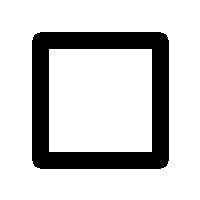
#> input picture Boundary-Detection-Chain-Code/images/sample_square.png, 200 x 200 px
$ python main.py
#> lines starting #> are read from the running program, lines starting #| are printed output that depends on the picture; after the words box and inside, x2 and y2 are one past the last pixel; in counts of white or black regions, pixels touching at a corner belong together
### Boundary-Detection-Chain-Code/preprocessing.py
"""Image preprocessing utilities for the boundary-detection project."""

from __future__ import annotations

from pathlib import Path
from typing import Optional, Union

import cv2
import numpy as np


ImageLike = Union[np.ndarray, bytes]


# [17 lines left out: function load_image, not called in this run]


def to_grayscale(image: np.ndarray) -> np.ndarray:
    """Convert a BGR color image to grayscale using OpenCV."""
    if image.ndim != 3:
        raise ValueError("The input image must be a color image.")
    return cv2.cvtColor(image, cv2.COLOR_BGR2GRAY)


def threshold_image(gray_image: np.ndarray, threshold_value: int = 127) -> np.ndarray:
    """Convert the grayscale image to a binary image where the object is the foreground (255)."""
    if not isinstance(threshold_value, int):
        raise ValueError("Threshold must be a valid integer value.")

    if threshold_value < 0 or threshold_value > 255:
        raise ValueError("Threshold must be in the range 0 to 255.")

    # In this project, we assume the object is darker than the background by default.
    # This is the standard setup for many academic examples such as black shapes on white paper.
    binary = np.zeros_like(gray_image, dtype=np.uint8)
    binary[gray_image < threshold_value] = 255
    return binary


def preprocess_image(
    image: np.ndarray,
    threshold_value: int | None = None,
    apply_blur: bool = True,
    blur_kernel: tuple[int, int] = (5, 5),
) -> dict[str, np.ndarray]:
    """Return grayscale, denoised, and morphologically cleaned foreground images."""
    gray = to_grayscale(image)
    processed_gray = gray

    if apply_blur:
        kernel = tuple(value if value % 2 else value + 1 for value in blur_kernel)
        processed_gray = cv2.GaussianBlur(gray, kernel, 0)

    if threshold_value is None:
        otsu_value, _ = cv2.threshold(
            processed_gray, 0, 255, cv2.THRESH_BINARY | cv2.THRESH_OTSU
        )
        border = np.concatenate(
            (processed_gray[0, :], processed_gray[-1, :], processed_gray[:, 0], processed_gray[:, -1])
        )
        invert = float(np.median(border)) > otsu_value
        mode = cv2.THRESH_BINARY_INV if invert else cv2.THRESH_BINARY
        _, binary = cv2.threshold(
            processed_gray, 0, 255, mode | cv2.THRESH_OTSU
        )
    else:
        binary = threshold_image(processed_gray, threshold_value)

    if min(binary.shape) >= 3:
        kernel = cv2.getStructuringElement(cv2.MORPH_ELLIPSE, (3, 3))
        binary = cv2.morphologyEx(binary, cv2.MORPH_OPEN, kernel)
        binary = cv2.morphologyEx(binary, cv2.MORPH_CLOSE, kernel)

    return {
        "original": image,
        "grayscale": gray,
        "blurred": processed_gray,
        "binary": binary,
    }


def invert_binary(binary: np.ndarray) -> np.ndarray:
    """Invert a binary image so that the object pixels are white."""
    return cv2.bitwise_not(binary)

### Boundary-Detection-Chain-Code/boundary_detection.py
"""OpenCV-based contour detection and object selection for boundary analysis."""

from __future__ import annotations

from typing import Any

import cv2
import numpy as np


def find_external_contours(binary_image: np.ndarray) -> list[np.ndarray]:
    """Find meaningful external contours, ordered from largest to smallest."""
    image = binary_image.copy()
    if image.dtype != np.uint8:
        image = image.astype(np.uint8)

    contours, _ = cv2.findContours(image, cv2.RETR_EXTERNAL, cv2.CHAIN_APPROX_NONE)
    minimum_area = max(16.0, image.shape[0] * image.shape[1] * 0.0001)
    meaningful = [contour for contour in contours if cv2.contourArea(contour) >= minimum_area]
    return sorted(meaningful, key=cv2.contourArea, reverse=True)


def select_contour(contours: list[np.ndarray], object_index: int | None = None) -> tuple[np.ndarray, int]:
    """Return the largest contour by default, or the chosen contour index."""
    if not contours:
        raise ValueError("No object boundary was detected in the image.")

    if object_index is None:
        chosen_index = max(range(len(contours)), key=lambda idx: cv2.contourArea(contours[idx]))
        contour = contours[chosen_index]
    else:
        if object_index < 0 or object_index >= len(contours):
            raise ValueError(f"Invalid object index. Choose a value from 0 to {len(contours) - 1}.")
        chosen_index = object_index
        contour = contours[chosen_index]

    return contour, chosen_index


def detect_boundary(binary_image: np.ndarray, object_index: int | None = None) -> dict[str, Any]:
    """Detect and summarize the selected external boundary."""
    contours = find_external_contours(binary_image)
    if not contours:
        raise ValueError("No boundary was detected. Try a different threshold or upload a clearer image.")

    selected_contour, contour_index = select_contour(contours, object_index)
    boundary_points = selected_contour.reshape(-1, 2)
    area = float(cv2.contourArea(selected_contour))

    return {
        "contours": contours,
        "selected_contour": selected_contour,
        "boundary_points": boundary_points,
        "object_index": contour_index,
        "num_objects": len(contours),
        "area": area,
    }

### Boundary-Detection-Chain-Code/chain_code.py
"""Chain-code generation and analysis for object boundaries."""

from __future__ import annotations

from collections import Counter
from typing import Iterable

import numpy as np


DIRECTION_VECTORS = {
    0: (1, 0),
    1: (1, -1),
    2: (0, -1),
    3: (-1, -1),
    4: (-1, 0),
    5: (-1, 1),
    6: (0, 1),
    7: (1, 1),
}

DIRECTION_NAMES = {
    0: "Right",
    1: "Top-Right",
    2: "Up",
    3: "Top-Left",
    4: "Left",
    5: "Bottom-Left",
    6: "Down",
    7: "Bottom-Right",
}

NEIGHBOR_ORDER = [0, 1, 2, 3, 4, 5, 6, 7]


def get_direction(start: tuple[int, int], end: tuple[int, int]) -> int:
    """Return the 8-connected Freeman direction between two adjacent pixels."""
    dx = end[0] - start[0]
    dy = end[1] - start[1]

    if dx == 1 and dy == 0:
        return 0
    if dx == 1 and dy == -1:
        return 1
    if dx == 0 and dy == -1:
        return 2
    if dx == -1 and dy == -1:
        return 3
    if dx == -1 and dy == 0:
        return 4
    if dx == -1 and dy == 1:
        return 5
    if dx == 0 and dy == 1:
        return 6
    if dx == 1 and dy == 1:
        return 7

    raise ValueError(f"Pixels are not neighbors in 8-connected space: {start} -> {end}")


# [71 lines left out: function trace_boundary, not called in this run]


def generate_chain_code(boundary_points: Iterable[tuple[int, int]]) -> list[int]:
    """Generate a Freeman 8-connected chain code from a traced boundary path."""
    points: list[tuple[int, int]] = []
    for point in boundary_points:
        normalized = (int(point[0]), int(point[1]))
        if not points or normalized != points[-1]:
            points.append(normalized)

    if len(points) > 1 and points[0] == points[-1]:
        points.pop()
    if len(points) < 2:
        return []

    return [
        get_direction(points[index], points[(index + 1) % len(points)])
        for index in range(len(points))
    ]


# [15 lines left out: functions format_chain_code, normalize_chain_code, not called in this run]


def direction_frequency(codes: list[int]) -> dict[int, int]:
    """Count how many times each direction appears in the chain code."""
    return dict(Counter(codes))


# [15 lines left out: function compare_chain_codes, not called in this run]

### Boundary-Detection-Chain-Code/main.py
"""Run the project pipeline over a demo image and print the detected chain code."""

from pathlib import Path

import cv2

from boundary_detection import detect_boundary
from chain_code import generate_chain_code
from preprocessing import preprocess_image


IMAGE_PATH = Path("images") / "sample_square.png"


def main() -> None:
    image = cv2.imread(str(IMAGE_PATH))
#> image is the input picture: shape (200, 200, 3); 79.8% white; 1 black region, box (x1, y1, x2, y2) and area: (32, 32, 169, 169) 8068
    if image is None:
        raise FileNotFoundError(f"Image not found: {IMAGE_PATH}")

    processed = preprocess_image(image, threshold_value=127)
#> in preprocess_image, `processed_gray = cv2.GaussianBlur(gray, kernel, 0)`:
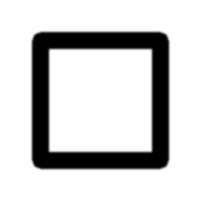
#> processed_gray: shape (200, 200); min 0, max 255, mean 203.6
#> in preprocess_image, `binary = threshold_image(processed_gray, threshold_value)`: binary: shape (200, 200); 20.2% white; 1 white region
#> processed = 4 items
    boundary_info = detect_boundary(processed["binary"])
#> in find_external_contours, `contours, _ = cv2.findContours(image, cv2.RETR_EXTERNAL, cv2.CHAIN_APP..`: contours = 1 contour; box (x1, y1, x2, y2) and area: (32, 32, 169, 169) 18414
#> in find_external_contours, `meaningful = [contour for contour in contours if cv2.contourArea(conto..`: meaningful has the same summary as contours
#> in select_contour, `chosen_index = max(range(len(contours)), key=lambda idx: cv2.contourAr..`: chosen_index = 0
#> in select_contour, `contour = contours[chosen_index]`: contour = contour of 524 points, box (x1, y1, x2, y2) (32, 32, 169, 169), area 18414
#> in detect_boundary, `selected_contour, contour_index = select_contour(contours, object_index)`: selected_contour has the same summary as contour in select_contour; contour_index = 0
#> in detect_boundary, `boundary_points = selected_contour.reshape(-1, 2)`: boundary_points = 524 pairs, first value 32 to 168, second value 32 to 168
#> in detect_boundary, `area = float(cv2.contourArea(selected_contour))`: area = 18414
#> boundary_info = 6 items
    contour = boundary_info["selected_contour"]
    boundary_points = [tuple(map(int, point)) for point in contour.reshape(-1, 2)]
    start_index = min(
        range(len(boundary_points)),
        key=lambda index: (boundary_points[index][1], boundary_points[index][0]),
    )
#> start_index = 0
    path = boundary_points[start_index:] + boundary_points[:start_index]
#> path has the same summary as boundary_points in detect_boundary
    start_point = path[0]
#> start_point = (40, 32)
    chain_code = generate_chain_code(path)
#> the loop in generate_chain_code, `for point in boundary_points:` made 524 passes
#> normalized on passes 1 to 3: (40, 32), (39, 33), (38, 33)
#> after the loop in generate_chain_code, `for point in boundary_points:`: points has the same summary as boundary_points in detect_boundary
#> chain_code = 524 values, max 7 at index 131, min 0 at index 137, mean 3.04

    print(f"Loaded Image: {IMAGE_PATH}")
    print(f"Image Size: {image.shape[:2]}")
#| Image Size: (200, 200)
    print(f"Boundary Pixels: {len(path)}")
#| Boundary Pixels: 524
    print(f"Starting Point: {start_point}")
#| Starting Point: (40, 32)
    print(f"Chain Code: {chain_code}")
#> (printed output is left out)
    print(f"Formatted Chain Code: {''.join(str(value) for value in chain_code)}")
#> (printed output is left out)


if __name__ == "__main__":
    main()
